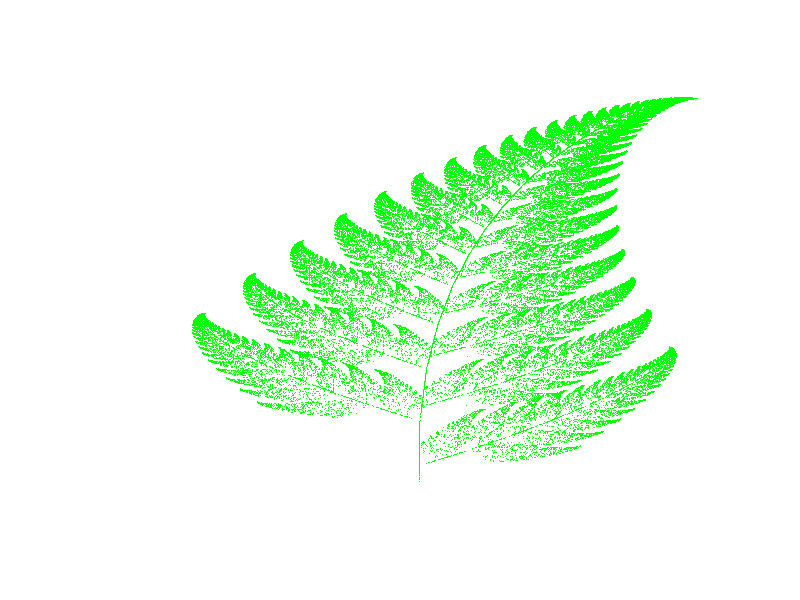

Reproduce this figure in R.
## generate leaves by recursion
## author: Taiyun Wei <taiyun.wei@cos.name>
recur.leaf <- function(n = 1e+05, ...) {
    x <- c(0.5, 0.5)
    plot(x[1], x[2], xlim = c(-3, 3), ylim = c(0, 10), type = "n", 
        ann = FALSE, axes = FALSE)
    p <- c(0.85, 0.92, 0.99, 1)
    A <- rbind(c(0.85, 0.04), c(-0.04, 0.85), c(0.2, -0.26), 
        c(0.23, 0.22), c(-0.15, 0.28), c(0.26, 0.24), c(0, 0), 
        c(0, 0.16))
    B <- cbind(c(0, 1.6), c(0, 1.6), c(0, 0.44), c(0, 0))
    
    for (i in 1:n) {
        ran <- runif(1)
        ind <- rank(c(p, ran), ties.method = "min")[5]
        x <- A[(2 * ind - 1):(2 * ind), ] %*% x + B[, ind]
        points(x[1], x[2], pch = ".", ...)
    }
}
recur.leaf(col = "green") 
